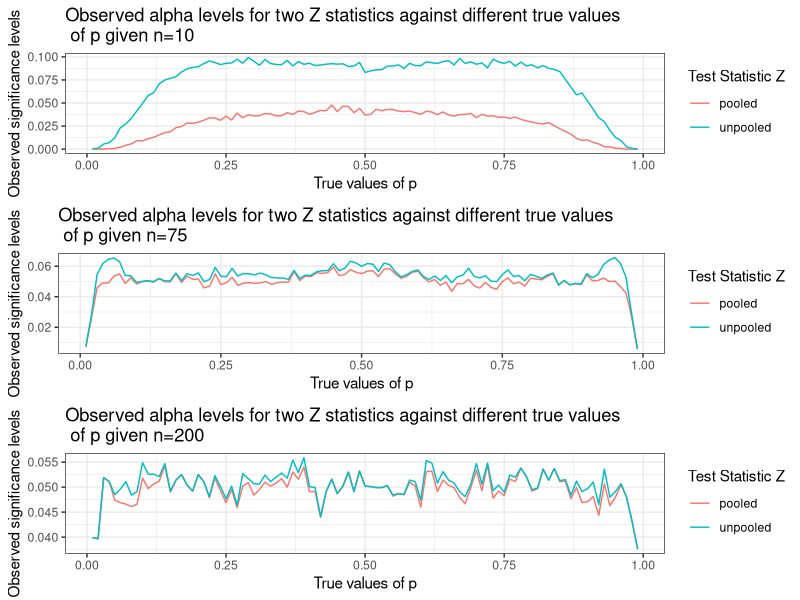
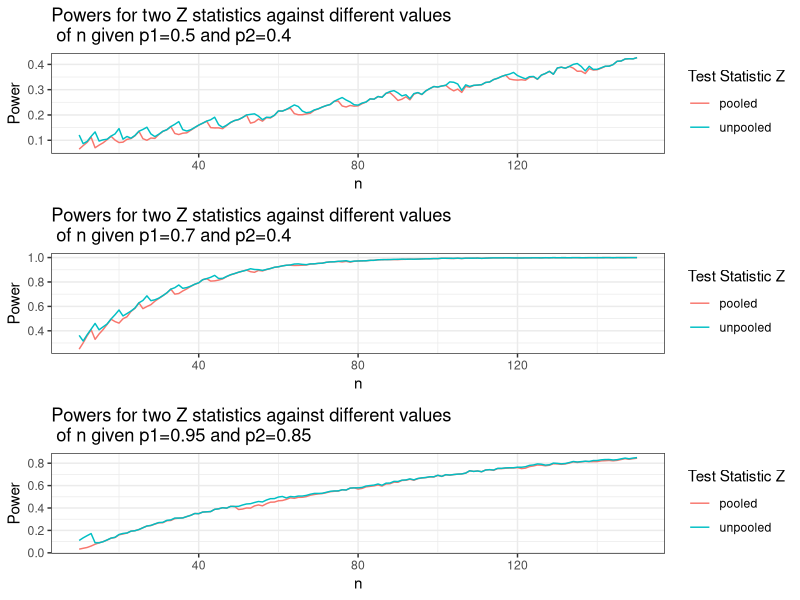

Reproduce these figures in R, in order.
## ---- chunk 1
library(knitr)
opts_chunk$set(tidy = TRUE, cache=TRUE, autodep=TRUE, message=FALSE)
## ---- chunk 2
#load library ggplot2
#install.packages('ggplot2')
library(ggplot2)

#to load package gridExtra
#install.packages('gridExtra')
library(gridExtra)

#set a seed
set.seed(502)

#1(a)(b)set p and n
p <- 0.5
n <- 10

#1(c)generate two independent samples from a binomial distribution
samp1 <- rbinom(n=1,size = n,prob = p)
samp2 <- rbinom(n=1,size = n,prob = p)

#compute p1hat, p2hat and phat
p1hat <- samp1/n
p2hat <- samp2/n
phat  <- (p1hat+p2hat)/2

#compute the pooled and unpooled z statistics
zp   <- (p1hat-p2hat)/sqrt(2*phat*(1-phat)/n)
zunp <- (p1hat-p2hat)/sqrt(p1hat*(1-p1hat)/n+p2hat*(1-p2hat))

#1(d)repeat above N=10000 times

#set N
N <- 10000

#create a matrix stat to save test statistics from each sample
stat           <-  matrix(NA,N,2)
colnames(stat) <-  c('pooled test','unpooled test')

#generate N pairs of samples and compute corresponding test statistics
for(i in 1:N){
    #generate two independent samples from a binomial distribution
    samp1 <- rbinom(n=1,size = n,prob = p)
    samp2 <- rbinom(n=1,size = n,prob = p)
    
    #compute p1hat, p2hat and phat
    p1hat <- samp1/n
    p2hat <- samp2/n
    phat  <- (p1hat+p2hat)/2
    
    #compute the pooled and unpooled z statistics
    stat[i,1]   <- (p1hat-p2hat)/sqrt(2*phat*(1-phat)/n)
    stat[i,2]   <- (p1hat-p2hat)/sqrt(p1hat*(1-p1hat)/n+p2hat*(1-p2hat))
}

#1(e)find the observed type I error for each test

#set alpha
alpha    <- 0.05

#get critical point
zcr <- qnorm(1-alpha/2)

#observed type I error for pooled statistic
(alphap   <- sum(abs(stat[,1]) > zcr)/N)

#observed type I error for unpooled statistic
(alphaunp <- sum(abs(stat[,2]) > zcr)/N)

#2.create a function to plot the needed plot, set n=10 by default
plotalpha <- function(n=10){

    #(a)look at alpha level for different true values of p
    #create a vector of p
    pvec <- seq(0.01,0.99,0.01)
    
    #get the length of vector pvec
    m    <- length(pvec)
    
    #create a matrix alphas to save significance levels for each p
    alphas <- matrix(NA,m,3)
    colnames(alphas) <- c('pooled test','unpooled test','p')
    
    for(i in 1:m){
        
        #set p
        p <- pvec[i]
        
        #create a matrix stat to save test statistics from each sample
        stat           <-  matrix(NA,N,2)
        colnames(stat) <-  c('pooled test','unpooled test')
        
        for(j in 1:N){
            #generate two independent samples from a binomial distribution
            samp1 <- rbinom(n=1,size = n,prob = p)
            samp2 <- rbinom(n=1,size = n,prob = p)
            
            #compute p1hat, p2hat and phat
            p1hat <- samp1/n
            p2hat <- samp2/n
            phat  <- (p1hat+p2hat)/2
            
            #compute the pooled and unpooled z statistics
            stat[j,1]   <- ifelse(p1hat==p2hat,0,(p1hat-p2hat)/sqrt(2*phat*(1-phat)/n))
            stat[j,2]   <- ifelse(p1hat==p2hat,0,(p1hat-p2hat)/sqrt(p1hat*(1-p1hat)/n+p2hat*(1-p2hat)/n))    
        }
        
        #observed type I error for pooled statistic
        alphas[i,1]   <- sum(abs(stat[,1]) > zcr)/N
        
        #observed type I error for unpooled statistic
        alphas[i,2]   <- sum(abs(stat[,2]) > zcr)/N 
    }
    
    #save p to the 3rd column of alphas
    alphas[,3] <- pvec
    
    #(b)plot the two significance level profiles on the same plot
    
    #to prepare data for ggplot
    
    #create a matrix containing alphas for pooled statistics
    alphasp   <- cbind(alphas[,c(1,3)],1)
    
    #create a matrix containing alphas for unpooled statistics
    alphasunp <- cbind(alphas[,c(2,3)],2)
    
    #row bind above two matrices
    alphasnew <- as.data.frame(rbind(alphasp,alphasunp))
    
    colnames(alphasnew) <- c('alphas','p','indicator')
    
    #change variable indicator to a factor
    alphasnew$indicator <- as.factor(alphasnew$indicator)
    
    #plot the needed plot
    ggplot(alphasnew,aes(x=p,y=alphas,color=indicator)) + 
#       geom_point() + 
        geom_line() + 
        labs(title=paste0('Observed alpha levels for two Z statistics against different true values \n of p given n=',n),x='True values of p',y='Observed significance levels') +
        scale_color_discrete(name='Test Statistic Z', labels=c('pooled','unpooled')) +
        theme_bw()
}

#use self-defined function to plot the required plot   
plot1 <- plotalpha()

#3.use self-defined function to plot for n=75
plot2 <- plotalpha(n=75)

#4.use self-defined function to plot for n=75
plot3 <- plotalpha(n=200)

#5.plot the three plots in one window
grid.arrange(plot1,plot2,plot3,ncol=1)

## ---- chunk 3
#6.create a function to plot power vs n
plotpow <- function(p1=0.5,p2=0.4){
    
    #create a vector of n
    nvec <- seq(10,150,1)  
    
    #get the length of vector nvec
    m    <- length(nvec)
    
    #create a matrix powers to save values of power for each n
    powers <- matrix(NA,m,3)
    colnames(powers) <- c('pooled test','unpooled test','n')
    
    for(i in 1:m){
        
        #set n
        n <- nvec[i]
        
        #create a matrix stat to save test statistics from each sample
        stat           <-  matrix(NA,N,2)
        colnames(stat) <-  c('pooled test','unpooled test')
        
        for(j in 1:N){
            #generate two independent samples from a binomial distribution
            samp1 <- rbinom(n=1,size = n,prob = p1)
            samp2 <- rbinom(n=1,size = n,prob = p2)
            
            #compute p1hat, p2hat and phat
            p1hat <- samp1/n
            p2hat <- samp2/n
            phat  <- (p1hat+p2hat)/2
        
            
            #compute the pooled and unpooled z statistics under H1
            stat[j,1]   <- ifelse(p1hat==p2hat,0,(p1hat-p2hat)/sqrt(2*phat*(1-phat)/n))
            stat[j,2]   <- ifelse(p1hat==p2hat,0,(p1hat-p2hat)/sqrt(p1hat*(1-p1hat)/n+p2hat*(1-p2hat)/n))    
        }
        
        #power for pooled statistic
        powers[i,1]   <- sum(abs(stat[,1]) > zcr)/N
        
        
        #power for unpooled statistic
        powers[i,2]   <- sum(abs(stat[,2]) > zcr)/N 
    
    }
    #save n to the 3rd column of powers
    powers[,3] <- nvec
    
    #(b)plot the two power profiles on the same plot
    
    #to prepare data for ggplot
    
    #create a matrix containing alphas for pooled statistics
    powersp   <- cbind(powers[,c(1,3)],1)
    
    #create a matrix containing alphas for unpooled statistics
    powersunp <- cbind(powers[,c(2,3)],2)
    
    #row bind above two matrices
    powersnew <- as.data.frame(rbind(powersp,powersunp))
    colnames(powersnew) <- c('powers','n','indicator')
    
    #change variable indicator to a factor
    powersnew$indicator <- as.factor(powersnew$indicator)
    
    #plot the needed plot
    ggplot(powersnew,aes(x=n,y=powers,color=indicator)) + 
 #      geom_point() + 
        geom_line() + 
        labs(title=paste0('Powers for two Z statistics against different values \n of n given p1=',p1,' and p2=',p2),x='n',y='Power') +
        scale_color_discrete(name='Test Statistic Z', labels=c('pooled','unpooled')) +
        theme_bw()
}

#use self-defined function to plot power vs n for p1=0.5 and p2=0.4
pow1 <- plotpow()

#7.to investigate power using p1=0.7 and p2=0.4

pow2 <- plotpow( p1=0.7,p2=0.4)

#8.to investigate power using p1=0.95 and p2=0.85

pow3 <- plotpow( p1=0.95,p2=0.85)

#9.plot all three plots in one window

grid.arrange(pow1,pow2,pow3,ncol=1)

